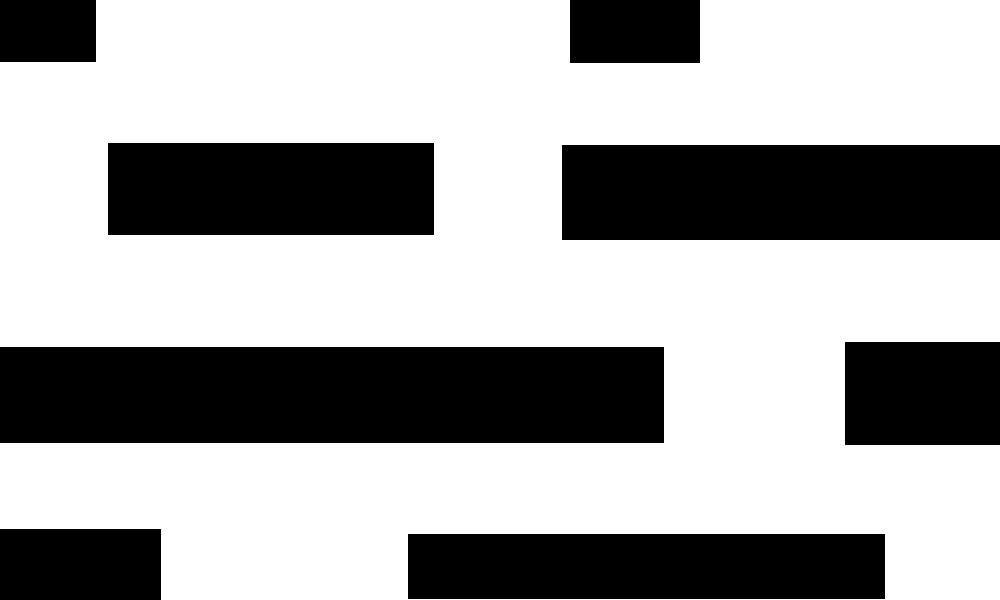
#> input picture scripts/path10.png, 1000 x 600 px
$ python Trajectory_Planner3.py   (Python 2 division)   (older library calls are emulated)
#> lines starting #> are read from the running program, lines starting #| are printed output that depends on the picture; after the words box and inside, x2 and y2 are one past the last pixel; in counts of white or black regions, pixels touching at a corner belong together
from math import sin, cos, pi,tan, atan2,fmod,sqrt
import numpy as np
from pylab import *
from itertools import groupby
from operator import itemgetter
import matplotlib.pyplot as plt
from scipy import interpolate
from numpy.linalg import inv
from heapq import heappush, heappop
from scipy import misc
from scipy import ndimage
from scipy.special import binom


def show_pose(x,y,theta,gx,gy,d):
	ax = plt.axes()
	ax.arrow(x, y, d*cos(theta), d*sin(theta), head_width=10, head_length=40, fc='k', ec='k')
	plt.text(x, y, r'S')
	plt.text(gx, gy, r'G')

def Bernstein(n, k):
    coeff = binom(n, k)
    def _bpoly(x):
		return coeff * x ** k * (1 - x) ** (n - k)
    return _bpoly

def Bezier(points, num=200):
    N = len(points) #length of the list
    t = np.linspace(0, 1, num=num) #creates interval between 0 and 1 with 200 samples
    print t
    print type(t[0])
    curve = np.zeros((num, 2)) # creates a 200 rows by 2 column array filled with zeros
    for ii in range(N):
		print type(Bernstein(N - 1, ii)(t)[0])
		curve += np.outer(Bernstein(N - 1, ii)(t), points[ii])#multiplying two vectors
    return curve

def end_pose(start_pose, curvature, length):
	x, y, theta = start_pose
	if curvature == 0.0:
		x += length * cos(theta)
		y += length * sin(theta)
		return (x, y, theta)
	else:
		tx = cos(theta)
		ty = sin(theta)
		radius = 1.0/curvature
		xc = x - radius * ty
		yc = y + radius * tx
		angle = length / radius
		cosa = cos(angle)
		sina = sin(angle)
		nx = xc + radius * (cosa * ty + sina * tx)
		ny = yc + radius * (sina * ty - cosa * tx)
		ntheta = (theta + angle + pi) % (2*pi) - pi
		return (nx, ny, ntheta)

def insert_border(ospace,d):
	struct = ndimage.generate_binary_structure(2, 2)
	arena=ospace
	for i in range(1,d):
		b=ndimage.binary_dilation(arena, structure=struct).astype(arena.dtype)
		arena=arena+b
	#print arena
	plt.imshow(arena,interpolation='nearest')
	show()
	return arena


def distanceTogoal(pose,goal):
	dx=goal[0]-pose[0]
	dy=goal[1]-pose[1]
	r=sqrt(dx**2+dy**2)
	return r

def getimage(d):
#> called with d = 30
	m= misc.imread('path10.png')
#> m is the input picture: shape (600, 1000, 3); 65.4% white; 8 black regions, largest, box (x1, y1, x2, y2) and area: (0, 347, 664, 443) 63744, (562, 145, 1000, 240) 41610, (408, 534, 885, 599) 31005
	ospace=np.zeros(m.shape[0]*m.shape[1]).reshape(m.shape[0],m.shape[1])
	for i in xrange(m.shape[0]):
		for j in xrange(m.shape[1]):
			ospace[i,j]=-float(m[i,j][0])*1/255+1
#> the loop in insert_border, `for i in range(1,d):` made 29 passes
#> pass 1, in insert_border, `b=ndimage.binary_dilation(arena, structure=struct).astype(arena.dtype)`:
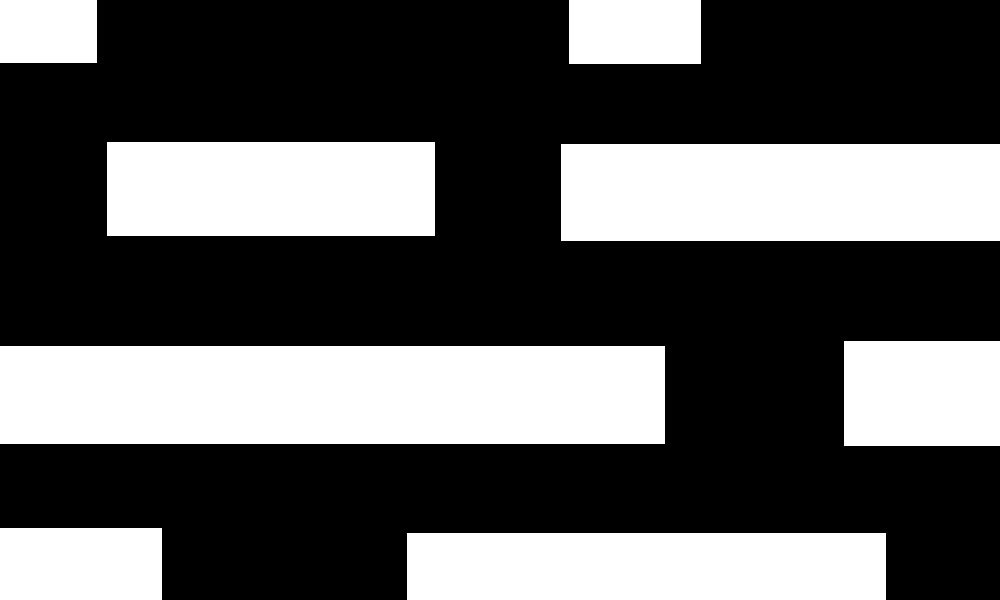
#> b: shape (600, 1000) float64; values 0 (black) and 1 (white), 35.5% white; 8 white regions, largest, box (x1, y1, x2, y2) and area: (0, 346, 665, 444) 65170, (561, 144, 1000, 241) 42583, (407, 533, 886, 600) 32093
#> pass 1, in insert_border, `arena=arena+b`:
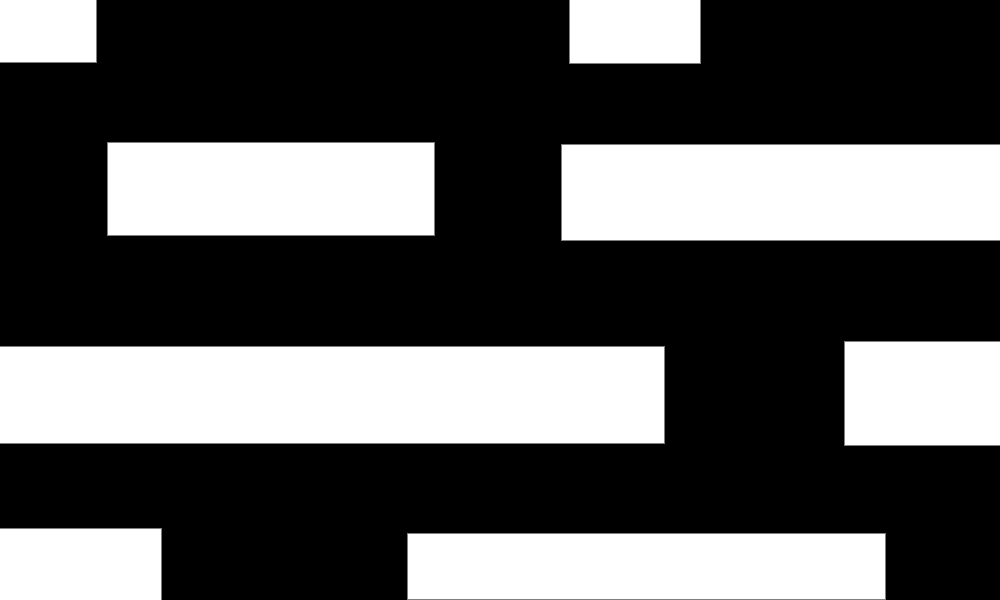
#> arena: shape (600, 1000) float64; min 0, max 2, mean 0.702; drawn with min black and max white
#> pass 2, in insert_border, `b=ndimage.binary_dilation(arena, structure=struct).astype(arena.dtype)`:
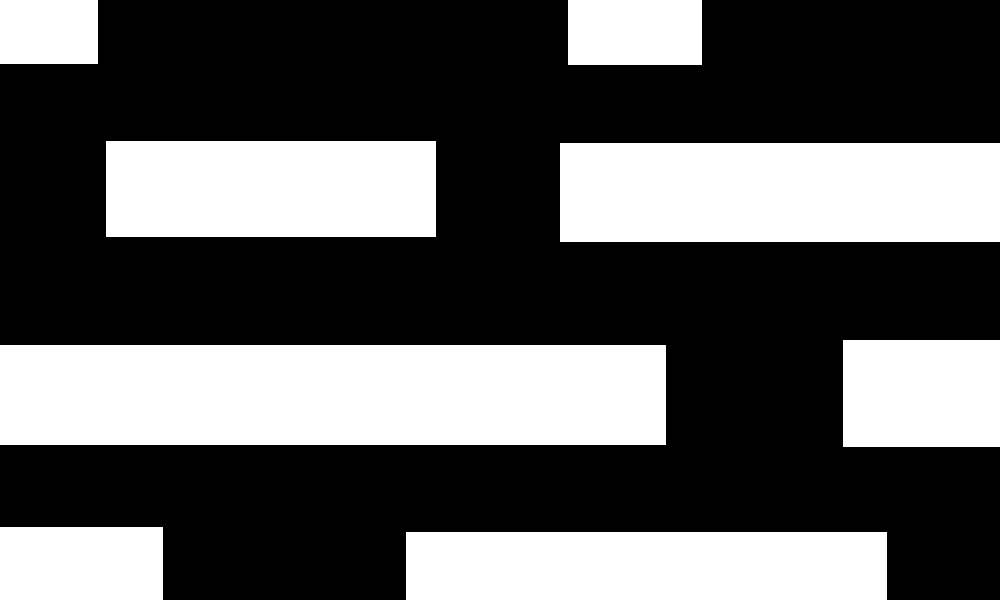
#> b: shape (600, 1000) float64; values 0 (black) and 1 (white), 36.4% white; 8 white regions, largest, box (x1, y1, x2, y2) and area: (0, 345, 666, 445) 66600, (560, 143, 1000, 242) 43560, (406, 532, 887, 600) 32708
#> pass 2, in insert_border, `arena=arena+b`:
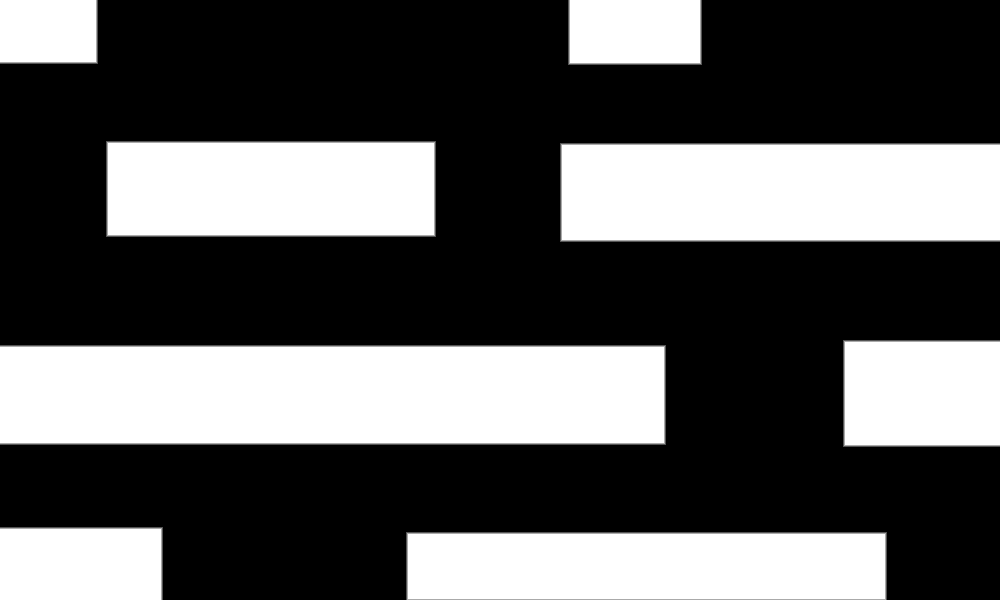
#> arena: shape (600, 1000) float64; min 0, max 3, mean 1.07; drawn with min black and max white
#> after the loop in insert_border, `for i in range(1,d):`:
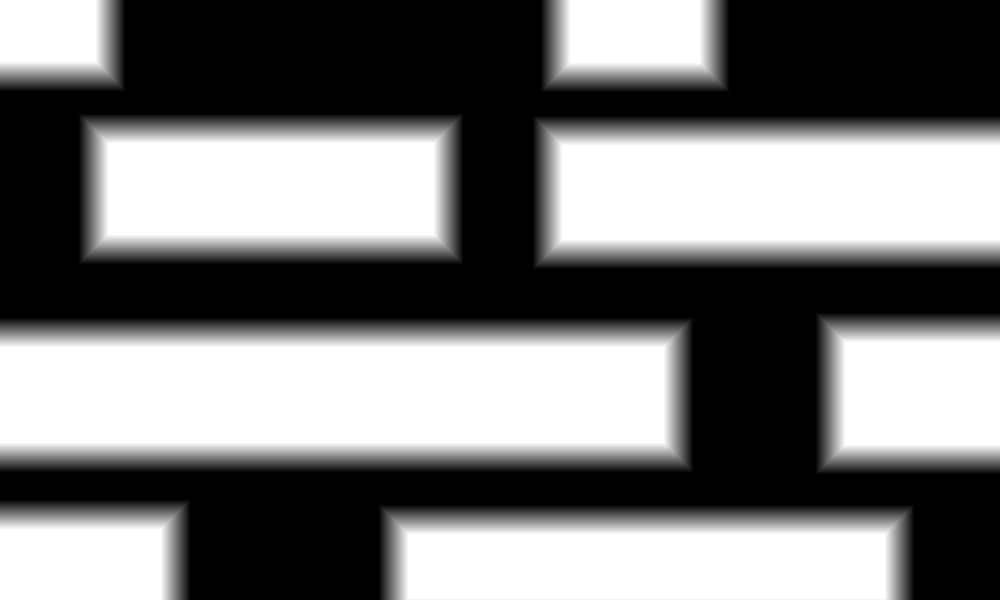
#> arena: shape (600, 1000) float64; min 0, max 30, mean 14.2; drawn with min black and max white
	#plt.imshow(m,interpolation='nearest')
	#show()
	return m,ospace


def planner(start_pose,goal,ospace,d):
#> called with start_pose = (280, 560, 3.14), goal = (850, 40), d = 30
	l=3.0 #resolution
	c=1/10.0
	neighbour=[[c,l],[0.0,l],[-c,l]] # pose,cost
	front=[]
	visited=[]
	space=np.zeros_like(ospace)
	heappush(front,(0.00001,0.00001,start_pose,(None,None,None)))
	pose=start_pose
	path={}
	r=100000.0
	#for i in range(0,2600):
	while(r>5):
		total_cost,cost,pose,ppose=heappop(front)
		if space[int(pose[1]),int(pose[0])]==0.0:
			visited.append((cost,pose,ppose))
			space[int(pose[1]),int(pose[0])]=cost
			key=(pose[0],pose[1])
			path[key]=(ppose[0],ppose[1])
			for n in neighbour:
				p=end_pose(pose, n[0], l)
				new_cost,new_pose,pre_pose=cost+n[1],(p[0],p[1],p[2]),(pose[0],pose[1],pose[2])
				if (new_pose[0]>=0 and new_pose[0]<space.shape[1]) and (new_pose[1]>=0 and new_pose[1]<space.shape[0]):
					if ospace[int(new_pose[1]),int(new_pose[0])]<h:
						r=distanceTogoal(new_pose,goal)
						total_cost=r+new_cost+ospace[int(new_pose[1]),int(new_pose[0])]
						heappush(front,(total_cost,new_cost,new_pose,pre_pose))
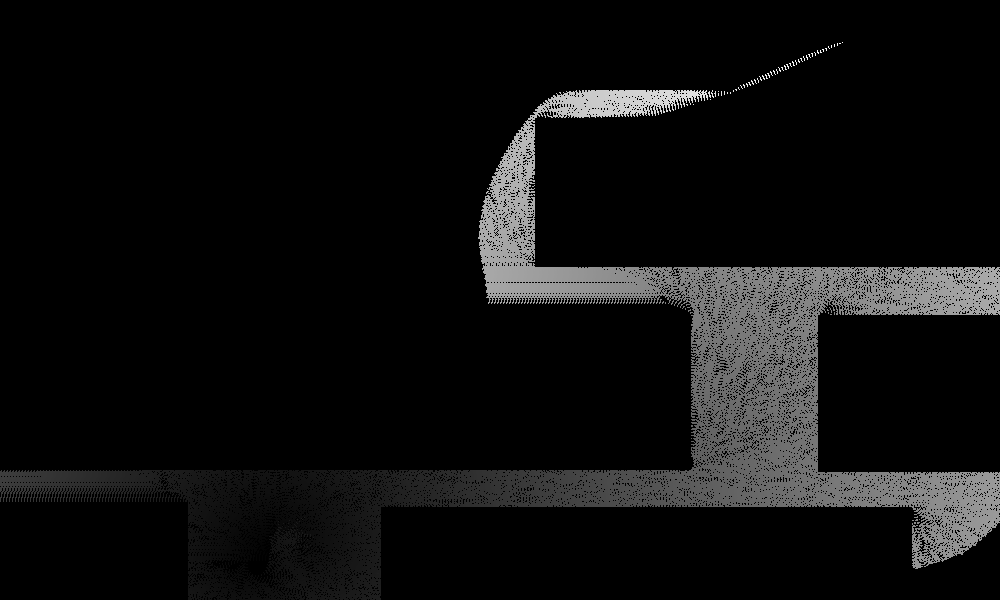
#> space: shape (600, 1000) float64; min 0, max 1263, mean 76.1; drawn with min black and max white
#> after the loop, path = 92722 items; visited = 92722 items
	pose=(pre_pose[0],pre_pose[1])
	trajectory=[]
	while pose[0]!=None:
		trajectory.append(pose)
		pose=path[pose]
#> this loop made 422 passes
#> pose on passes 1 to 3: (840.1, 43.46), (837.4, 44.74), (834.5, 45.6)
#> after the loop, trajectory = 422 pairs, first value 270 to 843, second value 42.6 to 560
	trajectory.reverse()
	plt.imshow(space,interpolation='nearest')
	show()
	return visited,space,trajectory

if __name__ == '__main__':
	x,y=[],[]
	start_pose=(280,560,pi)
	#start=(600,300)
	goal=(850,40)
	#goal=(700,100)
	d=30
	h=3
	m,ospace=getimage(d)
	arena=insert_border(ospace,d)
	visited,space,trajectory=planner(start_pose,goal,arena,d)
#> visited = 92722 items
	for p in trajectory:
		x.append(p[0])
		y.append(p[1])
#> this loop made 422 passes
#> p on passes 1 to 3: (280, 560), (277, 559.6), (274.4, 558.3)
#> after the loop, x = 422 values, max 843 at index 421, min 270 at index 5, mean 582.6; y = 422 values, max 560 at index 0, min 42.6 at index 421, mean 315.5
	xp, yp = Bezier(list(zip(x, y))).T #transpose the list
#> in Bezier, `N = len(points)`: N = 422
#> the loop in Bezier, `for ii in range(N):` made 422 passes
#| <class 'numpy.float64'>
#| <class 'numpy.float64'>
#| <class 'numpy.float64'>
#| <class 'numpy.float64'>
#| <class 'numpy.float64'>
#| <class 'numpy.float64'>
#| <class 'numpy.float64'>
#| <class 'numpy.float64'>
#> (further printed lines are left out)
#> after the loop in Bezier, `for ii in range(N):`: curve = 200 pairs, first value 272.1 to 843, second value 42.6 to 560
#> xp = 200 values, max 843 at index 199, min 272.1 at index 2, mean 582.5; yp = 200 values, max 560 at index 0, min 42.6 at index 199, mean 315.5
	plt.imshow(m,interpolation='nearest')
	plt.scatter(start_pose[0],start_pose[1],c='r', s=40)
	plt.scatter(goal[0],goal[1],c='g', s=40)
	plot(x,y,color="m",label='curve_segments')
	plt.scatter(xp,yp,label='B-spline')
	show_pose(start_pose[0],start_pose[1],start_pose[2],goal[0],goal[1],80)#labels for Start and goal
	legend(loc='upper left')

	show()
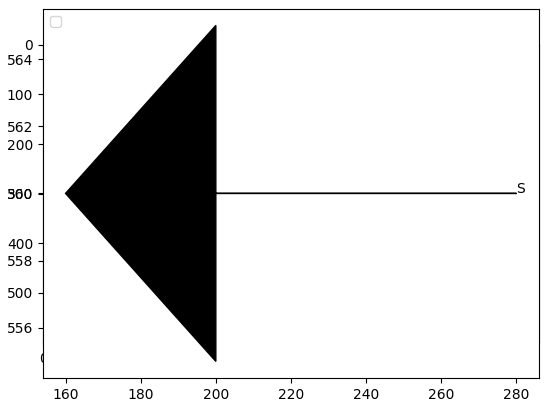
#> figure drawn by matplotlib, 2 panels

$ run again, with scripts/path3.png copied over scripts/path10.png
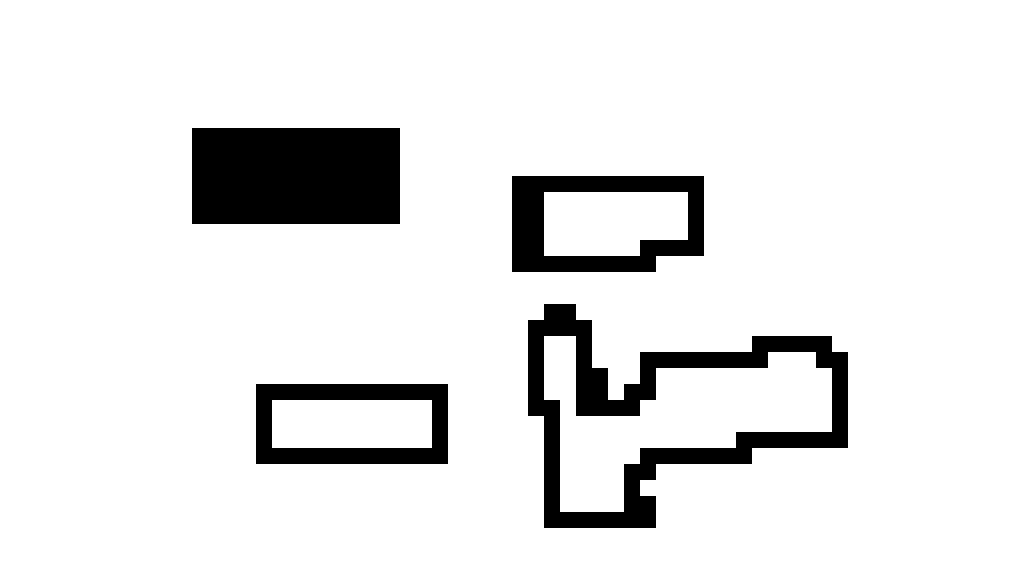
#> input picture scripts/path3.png, 1024 x 576 px
#> in getimage, m is the input picture: shape (576, 1024, 4); mean R, G, B, A 230.7, 230.7, 230.7, 255
#> after the loop in getimage, `for i in xrange(m.shape[0]):`:
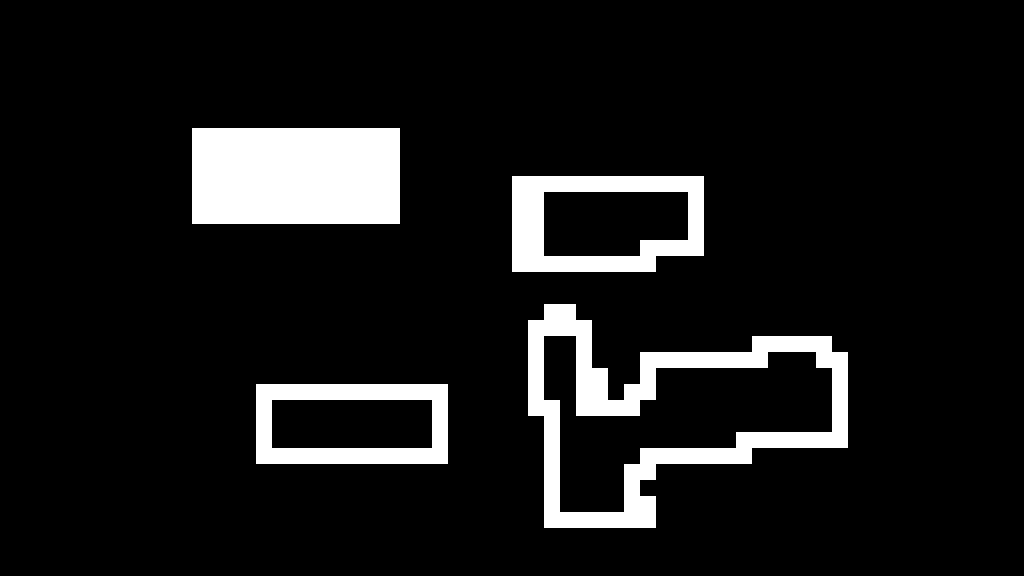
#> ospace: shape (576, 1024) float64; values 0 (black) and 1 (white), 9.5% white; 4 white regions, box (x1, y1, x2, y2) and area: (192, 128, 400, 224) 19968, (528, 304, 848, 528) 19456, (512, 176, 704, 272) 9216, (256, 384, 448, 464) 7680
#> after the loop in planner, `while(r>5):`: path = 66364 items
#> the loop in planner, `while pose[0]!=None:` made 317 passes
#> pose on passes 1 to 3: (841.9, 42.54), (839.2, 43.83), (836.5, 45.11)
#> after the loop in planner, `while pose[0]!=None:`: trajectory = 317 pairs, first value 225 to 844.8, second value 41.68 to 560
#> `visited,space,trajectory=planner(start_pose,goal,arena,d)`: visited = 66364 items
#> the loop `for p in trajectory:` made 317 passes
#> p on passes 1 to 3: (280, 560), (277, 559.6), (274.4, 558.3)
#> after the loop `for p in trajectory:`: x = 317 values, max 844.8 at index 316, min 225 at index 66, mean 457.4; y = 317 values, max 560 at index 0, min 41.68 at index 316, mean 246.4
#> N = 317
#> the loop in Bezier, `for ii in range(N):` made 317 passes
#| <class 'numpy.float64'>
#| <class 'numpy.float64'>
#| <class 'numpy.float64'>
#| <class 'numpy.float64'>
#| <class 'numpy.float64'>
#> (further printed lines are left out)
#> after the loop in Bezier, `for ii in range(N):`: curve = 200 pairs, first value 227.5 to 844.8, second value 41.68 to 560
#> xp = 200 values, max 844.8 at index 199, min 227.5 at index 38, mean 457.9; yp = 200 values, max 560 at index 0, min 41.68 at index 199, mean 246.7
#> `show()`:
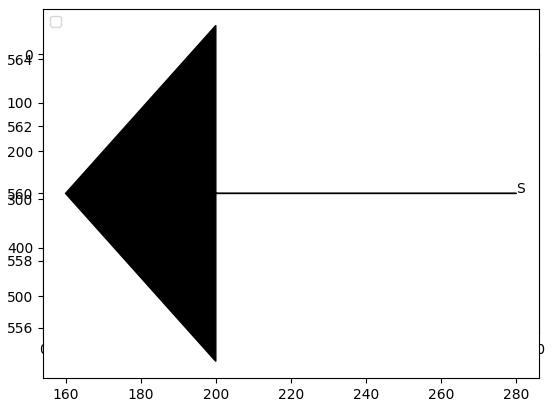
#> figure drawn by matplotlib, 2 panels
